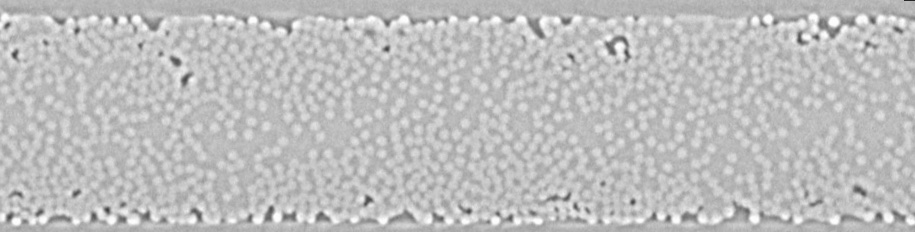
#> input picture Data/TapeA_registration.jpg, 915 x 232 px, found by its file name
$ python WatershedT.py
#> lines starting #> are read from the running program, lines starting #| are printed output that depends on the picture; after the words box and inside, x2 and y2 are one past the last pixel; in counts of white or black regions, pixels touching at a corner belong together
import numpy as np
import cv2 as cv
from matplotlib import pyplot as plt
from matplotlib import image as mpimg
import os

#PARAMETERS:
k_Kernel = 1
k_OPN = 100
k_DIL = k_OPN + 1
K_dist = 0.5

#open image
path_script = os.path.dirname(__file__)
path_relative = "..\Data\TapeA_registration.jpg"
path = os.path.join(path_script, path_relative)
img = cv.imread(path)
#> img is the input picture: shape (232, 915, 3); min 39, max 255, mean 190.2

#Otsu binarization
gray = cv.cvtColor(img,cv.COLOR_BGR2GRAY)
ret, thresh = cv.threshold(gray,0,255,cv.THRESH_BINARY+cv.THRESH_OTSU)
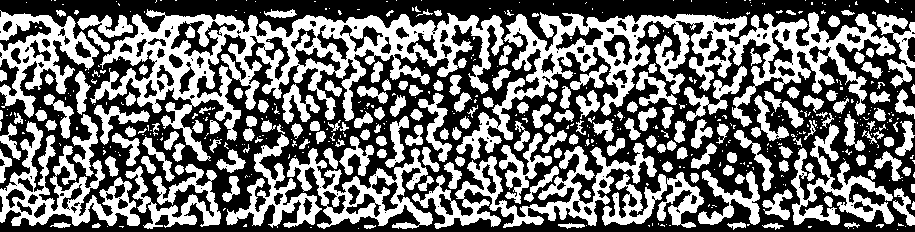
#> thresh: shape (232, 915); 44.7% white; 533 white regions (340 under 20 px), largest, box (x1, y1, x2, y2) and area: (90, 9, 504, 161) 17993, (456, 12, 896, 160) 15864, (412, 143, 657, 229) 5639
#> ret = 191

#BG/FG/X separation
kernel = np.ones((k_Kernel,k_Kernel),np.uint8)
opening = cv.morphologyEx(thresh,cv.MORPH_OPEN,kernel, iterations =k_OPN)

sure_bg = cv.dilate(opening,kernel,iterations=k_DIL)

dist_transform = cv.distanceTransform(opening,cv.DIST_L2,5)
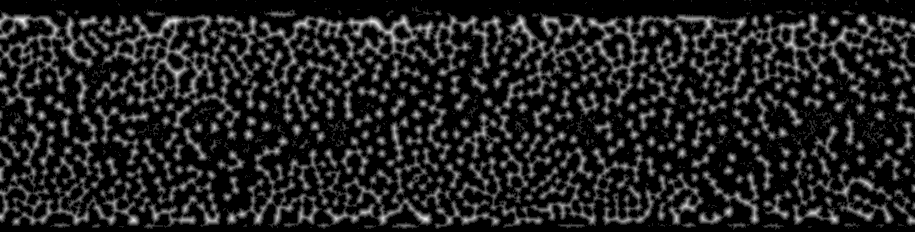
#> dist_transform: shape (232, 915) float32; min 0, max 6.59, mean 0.897; drawn with min black and max white
ret, sure_fg = cv.threshold(dist_transform,K_dist*dist_transform.max(),255,0)
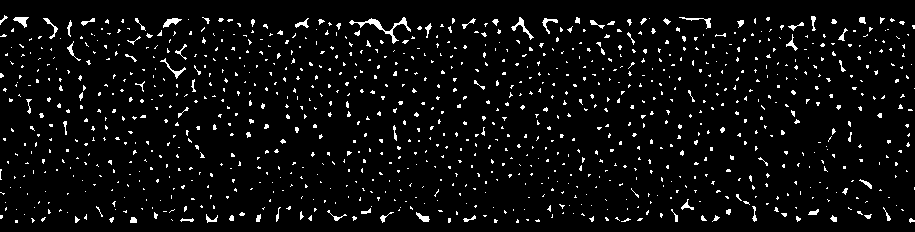
#> sure_fg: shape (232, 915) float32; 4.9% white in thin lines or dots, all inside (x1, y1, x2, y2) = (0, 15, 915, 223)
#> ret = 3.3

sure_fg = np.uint8(sure_fg)
unknown = cv.subtract(sure_bg,sure_fg)
#> unknown: shape (232, 915); 39.9% white; 533 white regions (340 under 20 px), largest, box (x1, y1, x2, y2) and area: (90, 9, 504, 161) 15653, (456, 12, 896, 160) 13881, (412, 143, 657, 229) 5218

#cv.imshow('sureBG',sure_bg)
#cv.imshow('sureFG',sure_fg)
#cv.imshow('Unknown',unknown)

# Marker labelling
ret, markers = cv.connectedComponents(sure_fg)
#> markers: shape (232, 915) int32; 1044 distinct labels, from 0 to 1043
#> ret = 1044
markers = markers+1
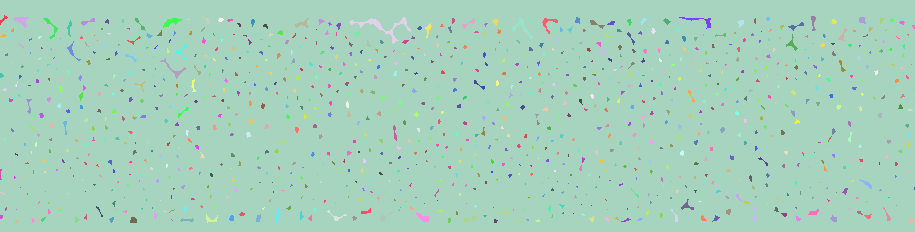
#> markers: shape (232, 915) int32; 1044 distinct labels, from 1 to 1044; one colour per label, 0 black
markers[unknown==255] = 0
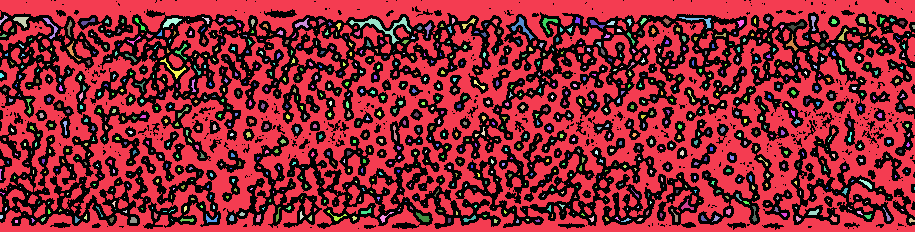
#> markers: shape (232, 915) int32; 1045 distinct labels, from 0 to 1044; one colour per label, 0 black

#Watershed and output
markers = cv.watershed(img,markers)
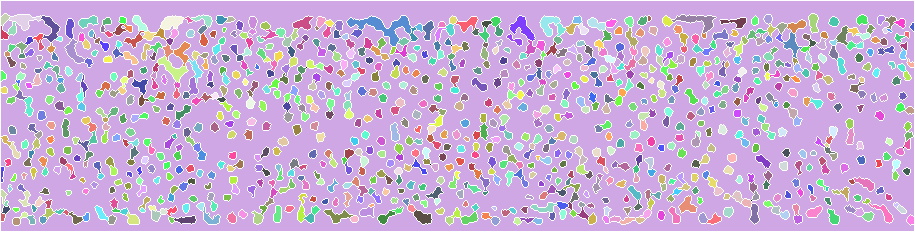
#> markers: shape (232, 915) int32; 1044 distinct labels, from -1 to 1044; one colour per label, 0 black, -1 white
img[markers == -1] = [255,0,0]
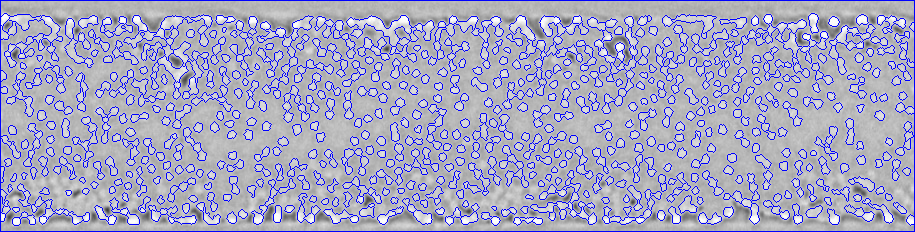
#> img: shape (232, 915, 3); 12.95% of pixels changed, all inside (x1, y1, x2, y2) = (0, 0, 915, 232)
cv.imshow('image',img)

#end
cv.waitKey(0)
